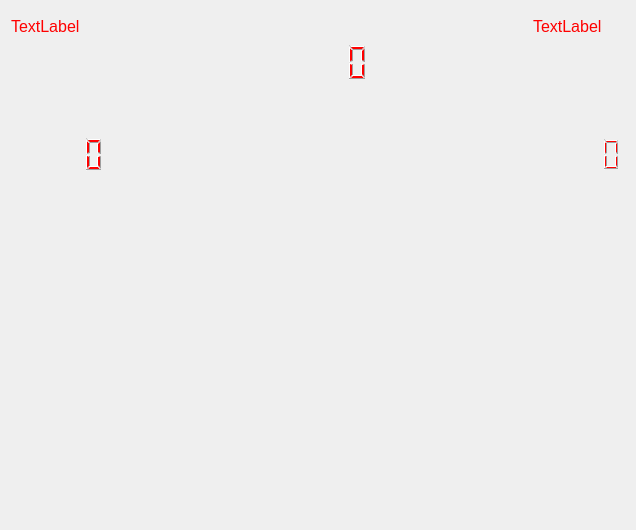
<?xml version="1.0" encoding="UTF-8"?>
<ui version="4.0">
 <class>Game</class>
 <widget class="QWidget" name="Game">
  <property name="geometry">
   <rect>
    <x>0</x>
    <y>0</y>
    <width>636</width>
    <height>530</height>
   </rect>
  </property>
  <property name="windowTitle">
   <string>Game</string>
  </property>
  <property name="windowIcon">
   <iconset resource="image.qrc">
    <normaloff>:/new/prefix1/Image/chess.ico</normaloff>:/new/prefix1/Image/chess.ico</iconset>
  </property>
  <property name="styleSheet">
   <string notr="true">color: rgb(255, 0, 0);</string>
  </property>
  <layout class="QGridLayout" name="gridLayout">
   <item row="2" column="1" rowspan="4" colspan="3">
    <widget class="Board" name="widget" native="true">
     <property name="minimumSize">
      <size>
       <width>400</width>
       <height>400</height>
      </size>
     </property>
    </widget>
   </item>
   <item row="0" column="0">
    <widget class="QLabel" name="label_left">
     <property name="minimumSize">
      <size>
       <width>30</width>
       <height>30</height>
      </size>
     </property>
     <property name="font">
      <font>
       <family>Arial</family>
       <pointsize>12</pointsize>
      </font>
     </property>
     <property name="text">
      <string>TextLabel</string>
     </property>
    </widget>
   </item>
   <item row="0" column="2" rowspan="2">
    <widget class="QLCDNumber" name="lcdNumber_Colck">
     <property name="minimumSize">
      <size>
       <width>100</width>
       <height>60</height>
      </size>
     </property>
     <property name="font">
      <font>
       <family>Arial</family>
       <pointsize>14</pointsize>
      </font>
     </property>
     <property name="frameShape">
      <enum>QFrame::NoFrame</enum>
     </property>
    </widget>
   </item>
   <item row="5" column="4">
    <spacer name="horizontalSpacer_4">
     <property name="orientation">
      <enum>Qt::Horizontal</enum>
     </property>
     <property name="sizeHint" stdset="0">
      <size>
       <width>95</width>
       <height>20</height>
      </size>
     </property>
    </spacer>
   </item>
   <item row="0" column="3">
    <spacer name="horizontalSpacer_2">
     <property name="orientation">
      <enum>Qt::Horizontal</enum>
     </property>
     <property name="sizeHint" stdset="0">
      <size>
       <width>155</width>
       <height>20</height>
      </size>
     </property>
    </spacer>
   </item>
   <item row="1" column="0">
    <spacer name="verticalSpacer">
     <property name="orientation">
      <enum>Qt::Vertical</enum>
     </property>
     <property name="sizeHint" stdset="0">
      <size>
       <width>20</width>
       <height>119</height>
      </size>
     </property>
    </spacer>
   </item>
   <item row="2" column="4">
    <widget class="QLCDNumber" name="lcdNumber_Right">
     <property name="minimumSize">
      <size>
       <width>50</width>
       <height>70</height>
      </size>
     </property>
     <property name="font">
      <font>
       <family>Arial</family>
       <pointsize>14</pointsize>
      </font>
     </property>
     <property name="frameShape">
      <enum>QFrame::NoFrame</enum>
     </property>
    </widget>
   </item>
   <item row="3" column="0">
    <widget class="QLabel" name="label_5">
     <property name="minimumSize">
      <size>
       <width>50</width>
       <height>50</height>
      </size>
     </property>
     <property name="maximumSize">
      <size>
       <width>50</width>
       <height>50</height>
      </size>
     </property>
     <property name="text">
      <string/>
     </property>
     <property name="pixmap">
      <pixmap resource="image.qrc">:/new/prefix1/Image/black.png</pixmap>
     </property>
     <property name="scaledContents">
      <bool>true</bool>
     </property>
    </widget>
   </item>
   <item row="4" column="4">
    <spacer name="verticalSpacer_4">
     <property name="orientation">
      <enum>Qt::Vertical</enum>
     </property>
     <property name="sizeHint" stdset="0">
      <size>
       <width>20</width>
       <height>119</height>
      </size>
     </property>
    </spacer>
   </item>
   <item row="0" column="1">
    <spacer name="horizontalSpacer">
     <property name="orientation">
      <enum>Qt::Horizontal</enum>
     </property>
     <property name="sizeHint" stdset="0">
      <size>
       <width>156</width>
       <height>20</height>
      </size>
     </property>
    </spacer>
   </item>
   <item row="2" column="0">
    <widget class="QLCDNumber" name="lcdNumber_Left">
     <property name="minimumSize">
      <size>
       <width>50</width>
       <height>70</height>
      </size>
     </property>
     <property name="font">
      <font>
       <family>Arial</family>
       <pointsize>22</pointsize>
      </font>
     </property>
     <property name="frameShape">
      <enum>QFrame::NoFrame</enum>
     </property>
    </widget>
   </item>
   <item row="6" column="2">
    <spacer name="verticalSpacer_6">
     <property name="orientation">
      <enum>Qt::Vertical</enum>
     </property>
     <property name="sizeHint" stdset="0">
      <size>
       <width>17</width>
       <height>18</height>
      </size>
     </property>
    </spacer>
   </item>
   <item row="4" column="0">
    <spacer name="verticalSpacer_2">
     <property name="orientation">
      <enum>Qt::Vertical</enum>
     </property>
     <property name="sizeHint" stdset="0">
      <size>
       <width>17</width>
       <height>135</height>
      </size>
     </property>
    </spacer>
   </item>
   <item row="3" column="4">
    <widget class="QLabel" name="label_3">
     <property name="minimumSize">
      <size>
       <width>50</width>
       <height>50</height>
      </size>
     </property>
     <property name="maximumSize">
      <size>
       <width>50</width>
       <height>50</height>
      </size>
     </property>
     <property name="text">
      <string/>
     </property>
     <property name="textFormat">
      <enum>Qt::AutoText</enum>
     </property>
     <property name="pixmap">
      <pixmap resource="image.qrc">:/new/prefix1/Image/white.png</pixmap>
     </property>
     <property name="scaledContents">
      <bool>true</bool>
     </property>
    </widget>
   </item>
   <item row="5" column="0">
    <spacer name="horizontalSpacer_3">
     <property name="orientation">
      <enum>Qt::Horizontal</enum>
     </property>
     <property name="sizeHint" stdset="0">
      <size>
       <width>96</width>
       <height>20</height>
      </size>
     </property>
    </spacer>
   </item>
   <item row="0" column="4">
    <widget class="QLabel" name="label_right">
     <property name="minimumSize">
      <size>
       <width>30</width>
       <height>30</height>
      </size>
     </property>
     <property name="font">
      <font>
       <family>Arial</family>
       <pointsize>12</pointsize>
      </font>
     </property>
     <property name="text">
      <string>TextLabel</string>
     </property>
    </widget>
   </item>
   <item row="1" column="4">
    <spacer name="verticalSpacer_3">
     <property name="orientation">
      <enum>Qt::Vertical</enum>
     </property>
     <property name="sizeHint" stdset="0">
      <size>
       <width>20</width>
       <height>119</height>
      </size>
     </property>
    </spacer>
   </item>
  </layout>
 </widget>
 <customwidgets>
  <customwidget>
   <class>Board</class>
   <extends>QWidget</extends>
   <header>board.h</header>
   <container>1</container>
  </customwidget>
 </customwidgets>
 <resources>
  <include location="image.qrc"/>
 </resources>
 <connections/>
</ui>
